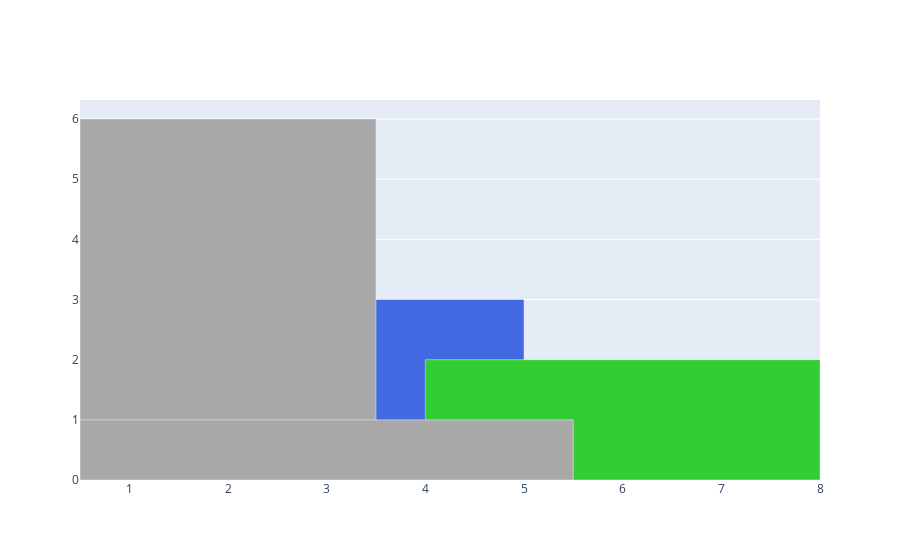

Here is the notebook cell this chart was saved with:
### Code cell
fig = go.Figure(data=[go.Bar(x=[1,4,2,6,3],
                            y=[5,3,6,2,1],
                             width=[1,2,3,4,5],
                             marker_color=colors)])
fig.show()

### Figure 1 — Plotly figure (JSON) as saved in the notebook; plotly's stock layout.template omitted (floating-point values rounded to 4 significant figures)
{"data": [{"marker": {"color": ["darkgray", "royalblue", "darkgray", "limegreen", "darkgray"]}, "width": [1, 2, 3, 4, 5], "x": [1, 4, 2, 6, 3], "y": [5, 3, 6, 2, 1], "type": "bar"}], "layout": {}}
